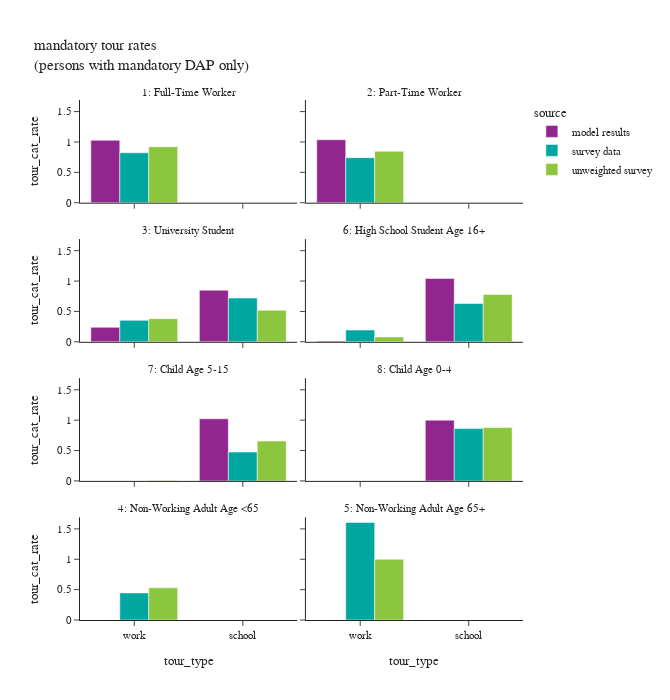

Notebook code for this chart:
### Code cell
# total number of persons by source
df_ptype_count = m_per_data.groupby(['source','ptype_label'])['person_weight'].sum().reset_index()
# mandatory tour rates
df_plot = m_tour_data.groupby(['source','ptype_label','tour_type'])[['tour_weight']].sum().reset_index(). \
    merge(df_ptype_count, how='left', on=['source','ptype_label'])
df_plot['tour_cat_rate'] = df_plot['tour_weight']/df_plot['person_weight']
# df_plot
fig = px.bar(df_plot, x="tour_type", y="tour_cat_rate", color="source",barmode="group",
             facet_col='ptype_label',facet_col_wrap=2,
             title="mandatory tour rates <br>(persons with mandatory DAP only)")
fig.for_each_annotation(lambda a: a.update(text=a.text.split("=")[-1]))
fig.update_layout(height=700, width=670)
fig.show()

### Figure 1 — Plotly figure (JSON) as saved in the notebook; plotly's stock layout.template omitted (floating-point values rounded to 4 significant figures)
{"data": [{"alignmentgroup": "True", "hovertemplate": "source=model results<br>ptype_label=1: Full-Time Worker<br>tour_type=%{x}<br>tour_cat_rate=%{y}<extra></extra>", "legendgroup": "model results", "marker": {"color": "#91268F", "pattern": {"shape": ""}}, "name": "model results", "offsetgroup": "model results", "orientation": "v", "showlegend": true, "textposition": "auto", "x": ["work"], "xaxis": "x7", "y": [1.028], "yaxis": "y7", "type": "bar"}, {"alignmentgroup": "True", "hovertemplate": "source=model results<br>ptype_label=2: Part-Time Worker<br>tour_type=%{x}<br>tour_cat_rate=%{y}<extra></extra>", "legendgroup": "model results", "marker": {"color": "#91268F", "pattern": {"shape": ""}}, "name": "model results", "offsetgroup": "model results", "orientation": "v", "showlegend": false, "textposition": "auto", "x": ["work"], "xaxis": "x8", "y": [1.037], "yaxis": "y8", "type": "bar"}, {"alignmentgroup": "True", "hovertemplate": "source=model results<br>ptype_label=3: University Student<br>tour_type=%{x}<br>tour_cat_rate=%{y}<extra></extra>", "legendgroup": "model results", "marker": {"color": "#91268F", "pattern": {"shape": ""}}, "name": "model results", "offsetgroup": "model results", "orientation": "v", "showlegend": false, "textposition": "auto", "x": ["school", "work"], "xaxis": "x5", "y": [0.8496, 0.2381], "yaxis": "y5", "type": "bar"}, {"alignmentgroup": "True", "hovertemplate": "source=model results<br>ptype_label=6: High School Student Age 16+<br>tour_type=%{x}<br>tour_cat_rate=%{y}<extra></extra>", "legendgroup": "model results", "marker": {"color": "#91268F", "pattern": {"shape": ""}}, "name": "model results", "offsetgroup": "model results", "orientation": "v", "showlegend": false, "textposition": "auto", "x": ["school", "work"], "xaxis": "x6", "y": [1.043, 0.01403], "yaxis": "y6", "type": "bar"}, {"alignmentgroup": "True", "hovertemplate": "source=model results<br>ptype_label=7: Child Age 5-15<br>tour_type=%{x}<br>tour_cat_rate=%{y}<extra></extra>", "legendgroup": "model results", "marker": {"color": "#91268F", "pattern": {"shape": ""}}, "name": "model results", "offsetgroup": "model results", "orientation": "v", "showlegend": false, "textposition": "auto", "x": ["school"], "xaxis": "x3", "y": [1.022], "yaxis": "y3", "type": "bar"}, {"alignmentgroup": "True", "hovertemplate": "source=model results<br>ptype_label=8: Child Age 0-4<br>tour_type=%{x}<br>tour_cat_rate=%{y}<extra></extra>", "legendgroup": "model results", "marker": {"color": "#91268F", "pattern": {"shape": ""}}, "name": "model results", "offsetgroup": "model results", "orientation": "v", "showlegend": false, "textposition": "auto", "x": ["school"], "xaxis": "x4", "y": [1.0], "yaxis": "y4", "type": "bar"}, {"alignmentgroup": "True", "hovertemplate": "source=survey data<br>ptype_label=1: Full-Time Worker<br>tour_type=%{x}<br>tour_cat_rate=%{y}<extra></extra>", "legendgroup": "survey data", "marker": {"color": "#00A7A0", "pattern": {"shape": ""}}, "name": "survey data", "offsetgroup": "survey data", "orientation": "v", "showlegend": true, "textposition": "auto", "x": ["work"], "xaxis": "x7", "y": [0.822], "yaxis": "y7", "type": "bar"}, {"alignmentgroup": "True", "hovertemplate": "source=survey data<br>ptype_label=2: Part-Time Worker<br>tour_type=%{x}<br>tour_cat_rate=%{y}<extra></extra>", "legendgroup": "survey data", "marker": {"color": "#00A7A0", "pattern": {"shape": ""}}, "name": "survey data", "offsetgroup": "survey data", "orientation": "v", "showlegend": false, "textposition": "auto", "x": ["work"], "xaxis": "x8", "y": [0.7417], "yaxis": "y8", "type": "bar"}, {"alignmentgroup": "True", "hovertemplate": "source=survey data<br>ptype_label=3: University Student<br>tour_type=%{x}<br>tour_cat_rate=%{y}<extra></extra>", "legendgroup": "survey data", "marker": {"color": "#00A7A0", "pattern": {"shape": ""}}, "name": "survey data", "offsetgroup": "survey data", "orientation": "v", "showlegend": false, "textposition": "auto", "x": ["school", "work"], "xaxis": "x5", "y": [0.7206, 0.3535], "yaxis": "y5", "type": "bar"}, {"alignmentgroup": "True", "hovertemplate": "source=survey data<br>ptype_label=6: High School Student Age 16+<br>tour_type=%{x}<br>tour_cat_rate=%{y}<extra></extra>", "legendgroup": "survey data", "marker": {"color": "#00A7A0", "pattern": {"shape": ""}}, "name": "survey data", "offsetgroup": "survey data", "orientation": "v", "showlegend": false, "textposition": "auto", "x": ["school", "work"], "xaxis": "x6", "y": [0.6305, 0.1935], "yaxis": "y6", "type": "bar"}, {"alignmentgroup": "True", "hovertemplate": "source=survey data<br>ptype_label=7: Child Age 5-15<br>tour_type=%{x}<br>tour_cat_rate=%{y}<extra></extra>", "legendgroup": "survey data", "marker": {"color": "#00A7A0", "pattern": {"shape": ""}}, "name": "survey data", "offsetgroup": "survey data", "orientation": "v", "showlegend": false, "textposition": "auto", "x": ["school", "work"], "xaxis": "x3", "y": [0.4753, 0.000199], "yaxis": "y3", "type": "bar"}, {"alignmentgroup": "True", "hovertemplate": "source=survey data<br>ptype_label=8: Child Age 0-4<br>tour_type=%{x}<br>tour_cat_rate=%{y}<extra></extra>", "legendgroup": "survey data", "marker": {"color": "#00A7A0", "pattern": {"shape": ""}}, "name": "survey data", "offsetgroup": "survey data", "orientation": "v", "showlegend": false, "textposition": "auto", "x": ["school"], "xaxis": "x4", "y": [0.8613], "yaxis": "y4", "type": "bar"}, {"alignmentgroup": "True", "hovertemplate": "source=survey data<br>ptype_label=4: Non-Working Adult Age <65<br>tour_type=%{x}<br>tour_cat_rate=%{y}<extra></extra>", "legendgroup": "survey data", "marker": {"color": "#00A7A0", "pattern": {"shape": ""}}, "name": "survey data", "offsetgroup": "survey data", "orientation": "v", "showlegend": false, "textposition": "auto", "x": ["work"], "xaxis": "x", "y": [0.4453], "yaxis": "y", "type": "bar"}, {"alignmentgroup": "True", "hovertemplate": "source=survey data<br>ptype_label=5: Non-Working Adult Age 65+<br>tour_type=%{x}<br>tour_cat_rate=%{y}<extra></extra>", "legendgroup": "survey data", "marker": {"color": "#00A7A0", "pattern": {"shape": ""}}, "name": "survey data", "offsetgroup": "survey data", "orientation": "v", "showlegend": false, "textposition": "auto", "x": ["work"], "xaxis": "x2", "y": [1.606], "yaxis": "y2", "type": "bar"}, {"alignmentgroup": "True", "hovertemplate": "source=unweighted survey<br>ptype_label=1: Full-Time Worker<br>tour_type=%{x}<br>tour_cat_rate=%{y}<extra></extra>", "legendgroup": "unweighted survey", "marker": {"color": "#8CC63E", "pattern": {"shape": ""}}, "name": "unweighted survey", "offsetgroup": "unweighted survey", "orientation": "v", "showlegend": true, "textposition": "auto", "x": ["work"], "xaxis": "x7", "y": [0.921], "yaxis": "y7", "type": "bar"}, {"alignmentgroup": "True", "hovertemplate": "source=unweighted survey<br>ptype_label=2: Part-Time Worker<br>tour_type=%{x}<br>tour_cat_rate=%{y}<extra></extra>", "legendgroup": "unweighted survey", "marker": {"color": "#8CC63E", "pattern": {"shape": ""}}, "name": "unweighted survey", "offsetgroup": "unweighted survey", "orientation": "v", "showlegend": false, "textposition": "auto", "x": ["work"], "xaxis": "x8", "y": [0.8462], "yaxis": "y8", "type": "bar"}, {"alignmentgroup": "True", "hovertemplate": "source=unweighted survey<br>ptype_label=3: University Student<br>tour_type=%{x}<br>tour_cat_rate=%{y}<extra></extra>", "legendgroup": "unweighted survey", "marker": {"color": "#8CC63E", "pattern": {"shape": ""}}, "name": "unweighted survey", "offsetgroup": "unweighted survey", "orientation": "v", "showlegend": false, "textposition": "auto", "x": ["school", "work"], "xaxis": "x5", "y": [0.518, 0.3813], "yaxis": "y5", "type": "bar"}, {"alignmentgroup": "True", "hovertemplate": "source=unweighted survey<br>ptype_label=6: High School Student Age 16+<br>tour_type=%{x}<br>tour_cat_rate=%{y}<extra></extra>", "legendgroup": "unweighted survey", "marker": {"color": "#8CC63E", "pattern": {"shape": ""}}, "name": "unweighted survey", "offsetgroup": "unweighted survey", "orientation": "v", "showlegend": false, "textposition": "auto", "x": ["school", "work"], "xaxis": "x6", "y": [0.78, 0.08], "yaxis": "y6", "type": "bar"}, {"alignmentgroup": "True", "hovertemplate": "source=unweighted survey<br>ptype_label=7: Child Age 5-15<br>tour_type=%{x}<br>tour_cat_rate=%{y}<extra></extra>", "legendgroup": "unweighted survey", "marker": {"color": "#8CC63E", "pattern": {"shape": ""}}, "name": "unweighted survey", "offsetgroup": "unweighted survey", "orientation": "v", "showlegend": false, "textposition": "auto", "x": ["school", "work"], "xaxis": "x3", "y": [0.6565, 0.007059], "yaxis": "y3", "type": "bar"}, {"alignmentgroup": "True", "hovertemplate": "source=unweighted survey<br>ptype_label=8: Child Age 0-4<br>tour_type=%{x}<br>tour_cat_rate=%{y}<extra></extra>", "legendgroup": "unweighted survey", "marker": {"color": "#8CC63E", "pattern": {"shape": ""}}, "name": "unweighted survey", "offsetgroup": "unweighted survey", "orientation": "v", "showlegend": false, "textposition": "auto", "x": ["school"], "xaxis": "x4", "y": [0.8795], "yaxis": "y4", "type": "bar"}, {"alignmentgroup": "True", "hovertemplate": "source=unweighted survey<br>ptype_label=4: Non-Working Adult Age <65<br>tour_type=%{x}<br>tour_cat_rate=%{y}<extra></extra>", "legendgroup": "unweighted survey", "marker": {"color": "#8CC63E", "pattern": {"shape": ""}}, "name": "unweighted survey", "offsetgroup": "unweighted survey", "orientation": "v", "showlegend": false, "textposition": "auto", "x": ["work"], "xaxis": "x", "y": [0.5294], "yaxis": "y", "type": "bar"}, {"alignmentgroup": "True", "hovertemplate": "source=unweighted survey<br>ptype_label=5: Non-Working Adult Age 65+<br>tour_type=%{x}<br>tour_cat_rate=%{y}<extra></extra>", "legendgroup": "unweighted survey", "marker": {"color": "#8CC63E", "pattern": {"shape": ""}}, "name": "unweighted survey", "offsetgroup": "unweighted survey", "orientation": "v", "showlegend": false, "textposition": "auto", "x": ["work"], "xaxis": "x2", "y": [1.0], "yaxis": "y2", "type": "bar"}], "layout": {"xaxis": {"anchor": "y", "domain": [0.0, 0.49], "title": {"text": "tour_type"}}, "yaxis": {"anchor": "x", "domain": [0.0, 0.1975], "title": {"text": "tour_cat_rate"}}, "xaxis2": {"anchor": "y2", "domain": [0.51, 1.0], "matches": "x", "title": {"text": "tour_type"}}, "yaxis2": {"anchor": "x2", "domain": [0.0, 0.1975], "matches": "y", "showticklabels": false}, "xaxis3": {"anchor": "y3", "domain": [0.0, 0.49], "matches": "x", "showticklabels": false}, "yaxis3": {"anchor": "x3", "domain": [0.2675, 0.465], "matches": "y", "title": {"text": "tour_cat_rate"}}, "xaxis4": {"anchor": "y4", "domain": [0.51, 1.0], "matches": "x", "showticklabels": false}, "yaxis4": {"anchor": "x4", "domain": [0.2675, 0.465], "matches": "y", "showticklabels": false}, "xaxis5": {"anchor": "y5", "domain": [0.0, 0.49], "matches": "x", "showticklabels": false}, "yaxis5": {"anchor": "x5", "domain": [0.535, 0.7325], "matches": "y", "title": {"text": "tour_cat_rate"}}, "xaxis6": {"anchor": "y6", "domain": [0.51, 1.0], "matches": "x", "showticklabels": false}, "yaxis6": {"anchor": "x6", "domain": [0.535, 0.7325], "matches": "y", "showticklabels": false}, "xaxis7": {"anchor": "y7", "domain": [0.0, 0.49], "matches": "x", "showticklabels": false}, "yaxis7": {"anchor": "x7", "domain": [0.8025, 1.0], "matches": "y", "title": {"text": "tour_cat_rate"}}, "xaxis8": {"anchor": "y8", "domain": [0.51, 1.0], "matches": "x", "showticklabels": false}, "yaxis8": {"anchor": "x8", "domain": [0.8025, 1.0], "matches": "y", "showticklabels": false}, "annotations": [{"font": {}, "showarrow": false, "text": "4: Non-Working Adult Age <65", "x": 0.245, "xanchor": "center", "xref": "paper", "y": 0.1975, "yanchor": "bottom", "yref": "paper"}, {"font": {}, "showarrow": false, "text": "5: Non-Working Adult Age 65+", "x": 0.755, "xanchor": "center", "xref": "paper", "y": 0.1975, "yanchor": "bottom", "yref": "paper"}, {"font": {}, "showarrow": false, "text": "7: Child Age 5-15", "x": 0.245, "xanchor": "center", "xref": "paper", "y": 0.465, "yanchor": "bottom", "yref": "paper"}, {"font": {}, "showarrow": false, "text": "8: Child Age 0-4", "x": 0.755, "xanchor": "center", "xref": "paper", "y": 0.465, "yanchor": "bottom", "yref": "paper"}, {"font": {}, "showarrow": false, "text": "3: University Student", "x": 0.245, "xanchor": "center", "xref": "paper", "y": 0.7325, "yanchor": "bottom", "yref": "paper"}, {"font": {}, "showarrow": false, "text": "6: High School Student Age 16+", "x": 0.755, "xanchor": "center", "xref": "paper", "y": 0.7325, "yanchor": "bottom", "yref": "paper"}, {"font": {}, "showarrow": false, "text": "1: Full-Time Worker", "x": 0.245, "xanchor": "center", "xref": "paper", "y": 1.0, "yanchor": "bottom", "yref": "paper"}, {"font": {}, "showarrow": false, "text": "2: Part-Time Worker", "x": 0.755, "xanchor": "center", "xref": "paper", "y": 1.0, "yanchor": "bottom", "yref": "paper"}], "legend": {"title": {"text": "source"}, "tracegroupgap": 0}, "title": {"text": "mandatory tour rates <br>(persons with mandatory DAP only)"}, "barmode": "group", "height": 700, "width": 670}}
